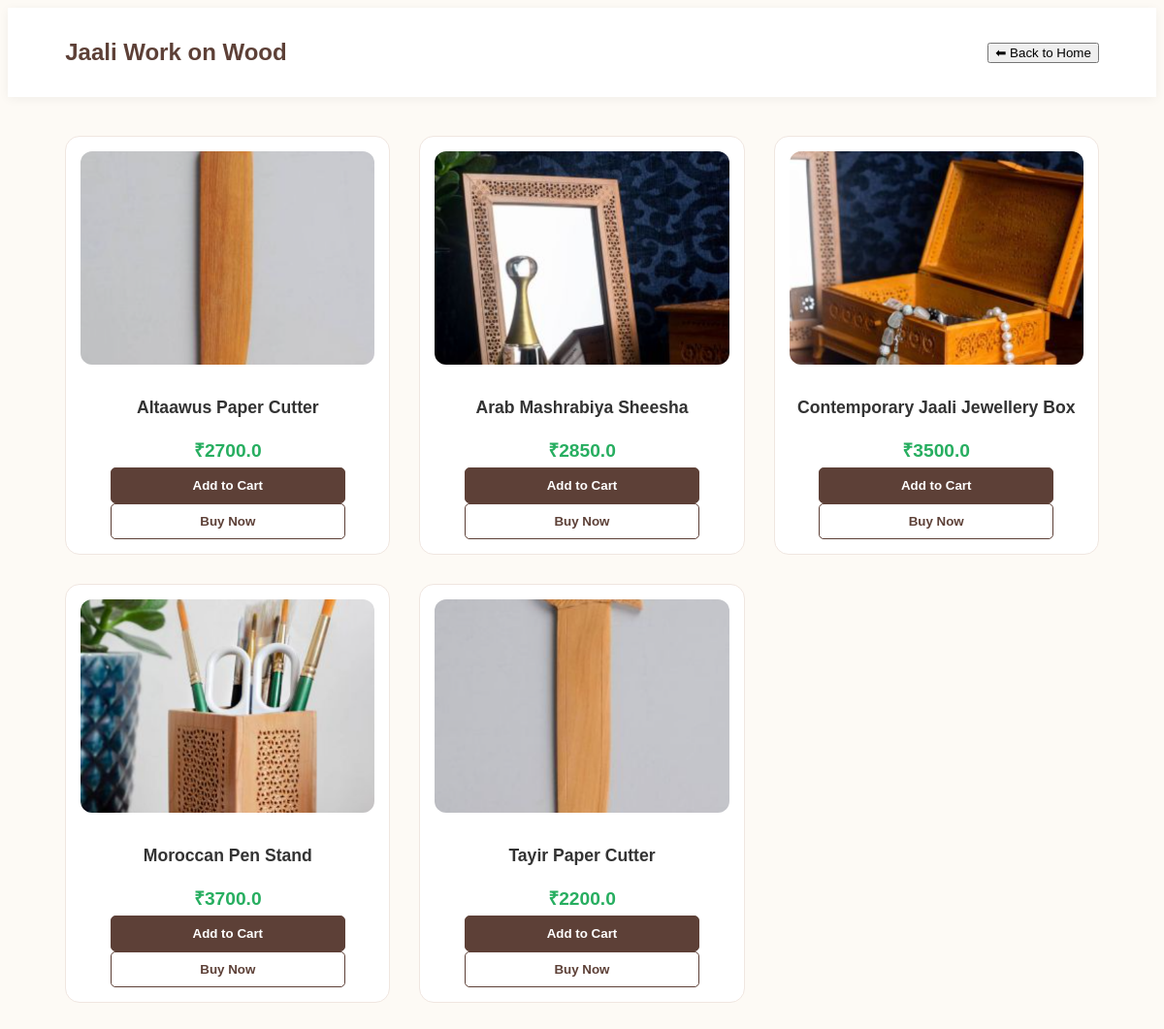
Page /category/1/ on the committed database.
### handicraftapp/models.py (models this page shows, shortened)
class Category(models.Model):
    name = models.CharField(max_length=100)
    image = models.ImageField(upload_to='categories/', blank=True, null=True)

class Product(models.Model):
    category = models.ForeignKey('Category', on_delete=models.CASCADE)
    seller = models.ForeignKey(User, on_delete=models.CASCADE, related_name='products', null=True)
    name = models.CharField(max_length=200)
    price = models.FloatField()
    image = models.ImageField(upload_to='products/', blank=True, null=True)
    created_at = models.DateTimeField(auto_now_add=True)

### handicraftapp/views.py (the view)
# urls.py: path('category/<int:category_id>/', views.category_view, name='category'),
def category_view(request, category_id):
    category = get_object_or_404(Category, id=category_id)
    products = Product.objects.filter(category=category)
    return render(request, 'category_products.html', {
        'category': category,
        'products': products
    })

### templates/category_products.html (shortened to what this page needs)
{% load static %}
<!DOCTYPE html>
<html>
<head>
    <link rel="stylesheet" href="{% static 'styles.css' %}">
</head>
<body>
<header class="top-header">
    <h1>{{ category.name }}</h1>
    <a href="{% url 'home' %}">
        <button class="btn">⬅ Back to Home</button>
    </a>
</header>
<section id="products">
    {% for product in products %}
        <article class="product">
            {% if product.image %}
                <img src="{{ product.image.url }}" alt="{{ product.name }}">
            {% else %}
                <img src="{% static 'pictures/default.png' %}" alt="No Image">
            {% endif %}
            <h2>{{ product.name }}</h2>
            <p class="price">₹{{ product.price }}</p>
            <a href="{% url 'add_to_cart' product.id %}">
                <button class="cart">Add to Cart</button>
            </a>
            <a href="{% url 'payment' %}">
                <button>Buy Now</button>
            </a>
        </article>
    {% empty %}
        <p style="text-align:center;">No products in this category</p>
    {% endfor %}
</section>
</body>
</html>

### static/styles.css (style rules this page uses)
:root { --primary: #5d4037; --secondary: #8d6e63; --accent: #27ae60; --bg: #fdfaf5; --card-bg: #ffffff; --text: #333; --shadow: 0 10px 20px rgba(0,0,0,0.08); }
body { font-family: 'Poppins', sans-serif; background-color: var(--bg); color: var(--text); overflow-x: hidden; }
.top-header { background: var(--card-bg); padding: 1rem 5%; display: flex; justify-content: space-between; align-items: center; position: sticky; top: 0; z-index: 1000; box-shadow: 0 2px 10px rgba(0,0,0,0.05); }
.top-header h1 { color: var(--primary); font-size: 1.5rem; }
#products, #products1 { display: grid; grid-template-columns: repeat(auto-fill, minmax(260px, 1fr)); gap: 30px; padding: 40px 5%; }
.product { background: var(--card-bg); border-radius: 15px; padding: 15px; text-align: center; transition: all 0.4s cubic-bezier(0.175, 0.885, 0.32, 1.275); border: 1px solid #f0e6e0; }
.product img { width: 100%; height: 220px; object-fit: cover; border-radius: 12px; margin-bottom: 15px; }
.product h2 { font-size: 1.1rem; margin-bottom: 10px; }
.price { color: var(--accent); font-weight: 700; font-size: 1.2rem; margin-bottom: 5px; }
.product button { width: 80%; padding: 10px 5px; border: 1px solid var(--primary); border-radius: 5px; background: transparent; color: var(--primary); font-weight: 600; cursor: pointer; transition: 0.3s; }
.product button.cart { background: var(--primary); color: white; }

### rows in the picture
Category: name "Jaali Work on Wood"
Product: image (picture), name "Altaawus Paper Cutter", price "2700.0"
Product: image (picture), name "Arab Mashrabiya Sheesha", price "2850.0"
Product: image (picture), name "Contemporary Jaali Jewellery Box", price "3500.0"
Product: image (picture), name "Moroccan Pen Stand", price "3700.0"
Product: image (picture), name "Tayir Paper Cutter", price "2200.0"
